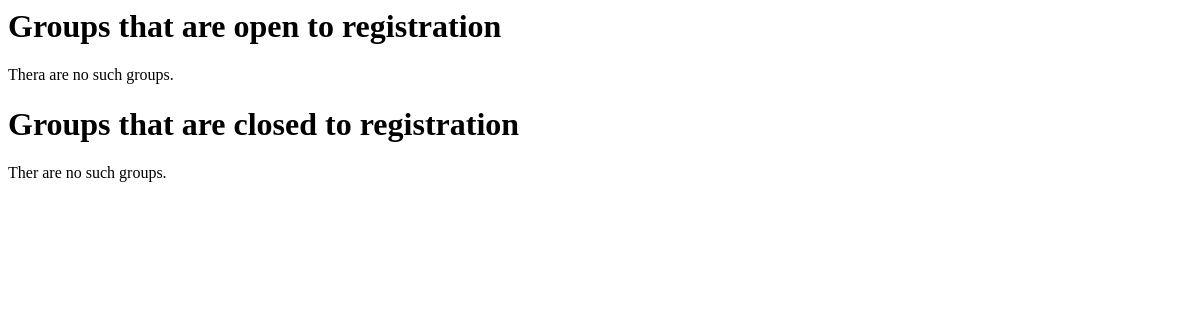
Before: /groups/ with the older database file.
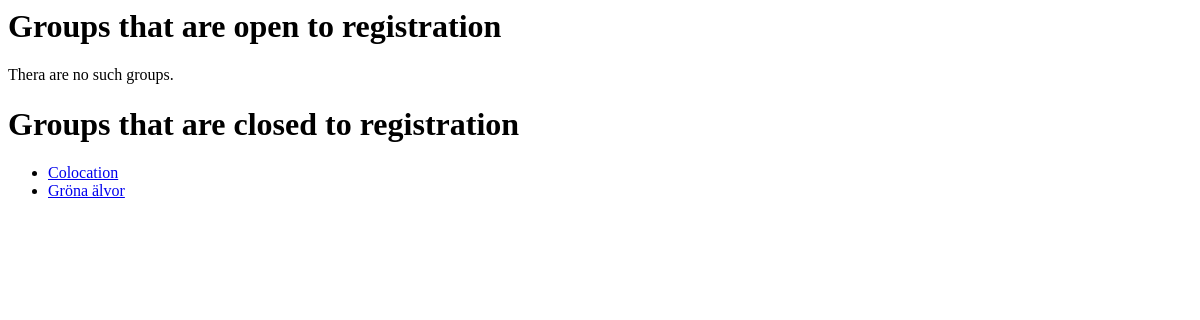
After: the same page with the newer database file.
### plots/models.py (models this page shows, shortened)
class BasicModel(models.Model):
    class Meta:
        abstract = True
    name = models.CharField(max_length=50)

class Group(BasicModel):
    def url(self):
        ret = ''
        for char in self.name:
            if char == ' ':  ret += '_'
            else:           ret += char
        return ret
    is_open = models.BooleanField('open', default=False)
    is_open.help_text = 'Group is open for self registration by users'
    show_members = models.BooleanField(default=False)
    show_members.help_text = 'Members presentation is made public'
    plot_is_finished = models.BooleanField(default=False)
    plot_is_finished.verbose_name = "group's plot is finiched"
    secret = models.BooleanField(default=True)
    secret.help_text = 'Group is not visible on the web page'
    group_description = models.TextField(blank=True, default='')
    members_presentations = models.TextField(blank=True, default='')
    secret_comments = models.TextField(blank=True, default='')
    def members(self):
        return self.character_set.all()
    def no_of_members(self):
        return self.members().count()
    no_of_members.verbose_name = 'number of members'

### plots/groups/views.py (the view)
# urls.py: url(r'^groups/', include('plots.groups.urls', namespace="groups")),
def groups(request):
    open_groups = Group.objects.filter(is_open=True).exclude(secret=True)
    if open_groups.count() == 0:
        open_groups = False
    closed_groups = Group.objects.filter(is_open=False).exclude(secret=True)
    if closed_groups.count() == 0:
        closed_groups = False
    return render(request,
                  'plots/groups.html',
                  {'open_groups': open_groups,
                   'closed_groups': closed_groups,} )

### plots/templates/plots/groups.html
<h1> Groups that are open to registration </h1>
{% if open_groups %}
    <ul>
    {% for gruop in open_groups %}
        <li><a href="{% url 'groups:group' gruop.url %}">{{ gruop.name }}</a></li>
    {% endfor %}
    </ul>
{% else %}
    <p>Thera are no such groups.</p>
{% endif %}
<h1> Groups that are closed to registration </h1>
{% if closed_groups %}
    <ul>
    {% for gruop in closed_groups %}
        <li><a href="{% url 'groups:group' gruop.url %}">{{ gruop.name }}</a></li>
    {% endfor %}
    </ul>
{% else %}
    <p>Ther are no such groups.</p>
{% endif %}

Changed rows visible on the page:
now on this page (row edited): Group: name "Colocation"
now on this page (row edited): Group: name "Gröna älvor"
Other visible differences:
text no longer shown: "Ther are no such groups."
